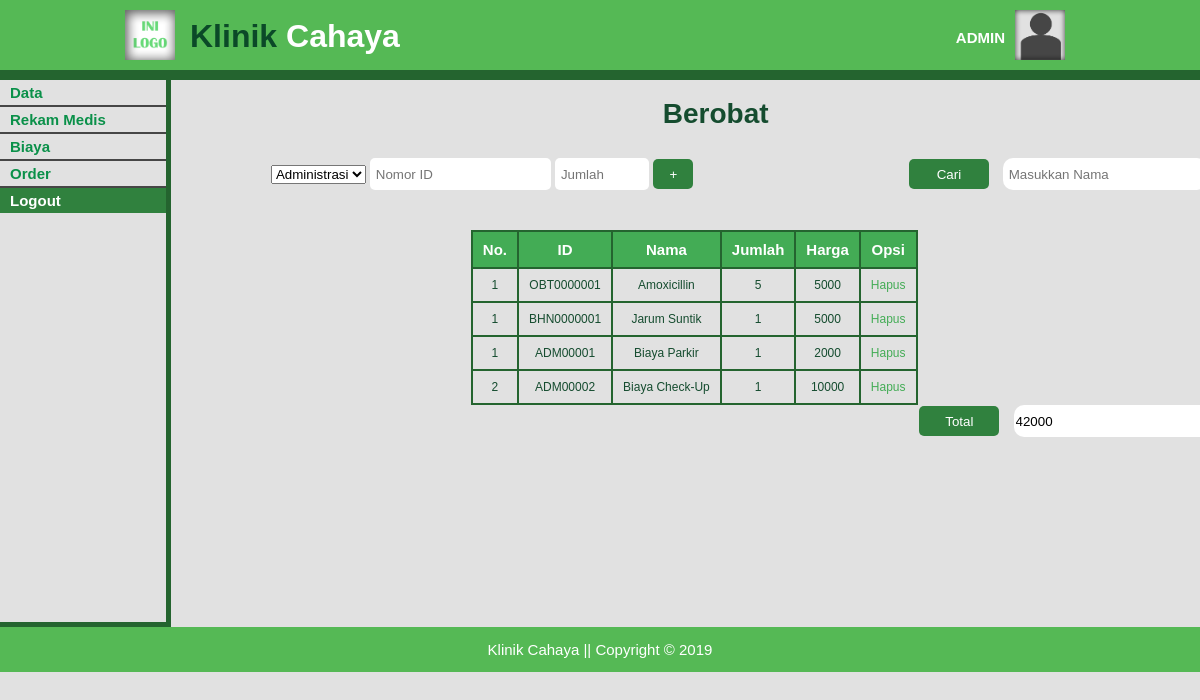
Screenshot of /berobat.php (signed in) with the database file from the repository.
### tables this page shows
CREATE TABLE `obat_detail` (
  `no_obat` varchar(10) DEFAULT NULL,
  `jumlah` int(11) DEFAULT NULL
);

CREATE TABLE `tb_obat` (
  `no_obat` varchar(10) NOT NULL,
  `nama` varchar(20) DEFAULT NULL,
  `stok` int(11) DEFAULT NULL,
  `harga` int(11) DEFAULT NULL,
  `deskripsi` varchar(30) DEFAULT NULL
);

CREATE TABLE `bahan_detail` (
  `no_bahan` varchar(10) DEFAULT NULL,
  `jumlah` int(11) DEFAULT NULL
);

CREATE TABLE `tb_bahan` (
  `no_bahan` varchar(10) NOT NULL,
  `nama` varchar(30) DEFAULT NULL,
  `stok` int(11) DEFAULT NULL,
  `harga` int(11) DEFAULT NULL,
  `deskripsi` varchar(30) DEFAULT NULL
);

CREATE TABLE `adminis_detail` (
  `no_administrasi` varchar(8) NOT NULL,
  `jumlah` int(11) NOT NULL
);

CREATE TABLE `tb_administrasi` (
  `no_administrasi` varchar(8) NOT NULL,
  `nama` varchar(50) DEFAULT NULL,
  `biaya` int(11) DEFAULT NULL
);

### berobat.php (the view, shortened to what this page needs)
<!DOCTYPE html>
<html>
  <head>
    <link rel="stylesheet" href="./css/data-ad2_style.css">
  </head>
  <body>
    <header>
      <div class="container">
        <div id="logo">
          <img src="./img/ini_logo.png" alt="Logo">
          <a href="index-a.php"><span class="hightlight">Klinik</span> Cahaya</a>
        </div>
        <div id="profil">
          <img src="./img/pp.png" alt="Profil">
          <h4>ADMIN</h4>
        </div>
      </div>
    </header>
    <section id="sidemenu">
      <div class="container">
        <ul>
          <li class="main">Data
          </li>
          <li class="main"><a href="data_rm-a.php">Rekam Medis</a></li>
					<li class="main">Biaya
          </li>
          <li class="main"><a href="data_order-a.php">Order</a></li>
          <li id="logout"><a href="logout-action.php">Logout</a></li>
        </ul>
      </div>
    </section>
    <section id="content">
      <div class="container">
        <div class="title">
          <h2>Berobat</h2>
        </div>
        <div class="button">
				 <?php
					 include('connect.php');
					 if(isset($_GET['aksi'])){
						 if($_GET['aksi'] == 'deleteb'){
							 		deleteb($connect);
						 }elseif($_GET['aksi'] == 'deleteo'){
							 		deleteo($connect);
						 }elseif($_GET['aksi'] == 'deletea'){
							 		deletea($connect);
						 }
					 }else{
						 ?>
						 <form class="add" action="" method="post">
							 <select class="jk" name="barang">
								<option value="adminis">Administrasi</option>
							 </select>
	           	<input type="text" name="no" placeholder="&nbsp;Nomor ID">
	 						<input style="width:90px;" type="text" name="jumlah" placeholder="&nbsp;Jumlah">
	 						<input class="submit" style="width:40px;" type="submit" name="tmbh" value="+">
	           </form>
						 <?php
					 }
				 ?>
					<form class="search" action="" method="post">
						<input class="submit" type="submit" name="cariB" value="Cari">
	          <input class="text" type="text" name="cari" placeholder="&nbsp;Masukkan Nama">
					</form>
        </div>
        <br>
        <div class="table">
          <table border=1px>
            <tr>
              <th>No.</th>
              <th>ID</th>
              <th>Nama</th>
              <th>Jumlah</th>
							<th>Harga</th>
              <th>Opsi</th>
            </tr>
						<?php
							$total = 0;
						 ?>
            <?php
              include('connect.php');
							$cari = empty($_POST['cariB']) ? '' : $_POST['cariB'];
							$inputan = empty($_POST['cari']) ? '' : $_POST['cari'];
							if (isset($cari)) {
								if ($inputan != "") {
									$sql = mysqli_query($connect,"SELECT * FROM obat_detail AS od INNER JOIN tb_obat USING(no_obat)  WHERE nama like '%$inputan%'");
								}else{
									$sql = mysqli_query($connect,"SELECT * FROM obat_detail AS od INNER JOIN tb_obat USING(no_obat)");
								}
							}else{
									$sql = mysqli_query($connect,"SELECT * FROM obat_detail AS od INNER JOIN tb_obat USING(no_obat)");
							}
              $no = 1;
              while ($data = mysqli_fetch_array($sql)) {
              ?>
              <tr>
                <td><?php echo $no++; ?></td>
                <td><?php echo $data['no_obat']; ?></td>
                <td><?php echo $data['nama']; ?></td>
                <td><?php echo $data['jumlah']; ?></td>
								<td><?php echo $data['harga']; ?></td>
                <td>
									<?php $total+=($data['jumlah']*$data['harga']) ?>
                  <a class="hapus" href="berobat.php?aksi=deleteo&id=<?php echo $data['no_obat']; ?>">Hapus</a>
                </td>
              </tr>
							<?php  }
							 ?>
							<?php
	              include('connect.php');
								$cari = empty($_POST['cariB']) ? '' : $_POST['cariB'];
								$inputan = empty($_POST['cari']) ? '' : $_POST['cari'];
								if (isset($cari)) {
									if ($inputan != "") {
										$sql = mysqli_query($connect,"SELECT * FROM bahan_detail AS od INNER JOIN tb_bahan USING(no_bahan)  WHERE nama like '%$inputan%'");
									}else{
										$sql = mysqli_query($connect,"SELECT * FROM bahan_detail AS od INNER JOIN tb_bahan USING(no_bahan)");
									}
								}else{
										$sql = mysqli_query($connect,"SELECT * FROM bahan_detail AS od INNER JOIN tb_bahan USING(no_bahan)");
								}
	              $no = 1;
	              while ($data = mysqli_fetch_array($sql)) {
	              ?>
								<tr>
	                <td><?php echo $no++; ?></td>
	                <td><?php echo $data['no_bahan']; ?></td>
	                <td><?php echo $data['nama']; ?></td>
	                <td><?php echo $data['jumlah']; ?></td>
									<td><?php echo $data['harga']; ?></td>
	                <td>
										<?php $total+=($data['jumlah']*$data['harga']) ?>
	                  <a class="hapus" href="berobat.php?aksi=deleteb&id=<?php echo $data['no_bahan']; ?>">Hapus</a>
	                </td>
	              </tr>
		          <?php  }
		           ?>
						 <?php
							 include('connect.php');
							 $cari = empty($_POST['cariB']) ? '' : $_POST['cariB'];
							 $inputan = empty($_POST['cari']) ? '' : $_POST['cari'];
							 if (isset($cari)) {
								 if ($inputan != "") {
									 $sql = mysqli_query($connect,"SELECT * FROM adminis_detail AS od INNER JOIN tb_administrasi USING(no_administrasi)  WHERE nama like '%$inputan%'");
								 }else{
									 $sql = mysqli_query($connect,"SELECT * FROM adminis_detail AS od INNER JOIN tb_administrasi USING(no_administrasi)");
								 }
							 }else{
									 $sql = mysqli_query($connect,"SELECT * FROM adminis_detail AS od INNER JOIN tb_administrasi USING(no_administrasi)");
							 }
							 $no = 1;
							 while ($data = mysqli_fetch_array($sql)) {
							 ?>
							 <tr>
								 <td><?php echo $no++; ?></td>
								 <td><?php echo $data['no_administrasi']; ?></td>
								 <td><?php echo $data['nama']; ?></td>
								 <td><?php echo $data['jumlah']; ?></td>
								 <td><?php echo $data['biaya']; ?></td>
								 <td>
									 <?php $total+=($data['jumlah']*$data['biaya']) ?>
									 <a class="hapus" href="berobat.php?aksi=deletea&id=<?php echo $data['no_administrasi']; ?>">Hapus</a>
								 </td>
							 </tr>
					 <?php  }
						?>
          </table>
        </div>
				<div class="search" action="" method="post">
					<input class="submit" type="submit" name="ttl" value="Total">
					<input class="text" type="text" name="cari" value="<?php echo $total ?>">
				</div>
      </div>
    </section>
    <footer>
      <div class="container">
        <p>Klinik Cahaya || Copyright &copy; 2019</p>
      </div>
    </footer>
  </body>
</html>

### css/data-ad2_style.css (style rules this page uses)
body { background-color: #e1e1e1; font: 15px/1 arial,sans-serif; padding: 0; margin: 0; }
.container { width: 80%; margin: auto; overflow: hidden; }
ul { margin: 0; padding: 0; }
header { padding: 10px 0 10px 0; background-color: #55b955; border-bottom: #24642f 10px solid; color : #ffffff; }
header img { width: 50px; height: 50px; }
header #logo img { float:left; padding-left: 5px; }
header #logo a { text-decoration: none; color: white; font-size: 32px; font-weight: bold; float: left; padding: 10px 0 0 15px; }
header .hightlight { color:#0b4928; }
header #profil img { float: right; padding-right: 15px; }
header #profil h4 { float:right; margin: 0; padding: 20px 10px 0 0; }
#sidemenu { padding: 0 0 0 0; color: #0a9049; font-size: 15px; font-weight: bold; float: left; }
#sidemenu .container { width: 150%; margin: auto; left: auto; right: auto; min-height: 542px; border-right: #24642f 5px solid; border-bottom: #24642f 5px solid; }
#sidemenu .main { border-bottom: #464646 2px solid; }
#sidemenu ul li { padding: 5px 0 5px 10px;; }
#sidemenu a { text-decoration: none; color: #0a9049; }
#logout { background-color: #30813e; }
#logout a { color: #ffffff; }
#content { margin: 0; padding: 0 0 0 60px; min-height: 542px; color:#154c2f; text-align: center; float: left; }
#content .container { width:126%; margin:auto; min-height: 500px; }
#content .title { width: 85%; padding: 20px 0 20px 100px; margin: 0; }
#content .button { width: 99%; padding-top: 20px; text-align: right; margin: 0 0 0 0; padding: 10px 0 0 0; }
.add { float: left; margin-left: 100px; }
.add input { border-radius: 5px; border: none; height:30px; }
.search { float: right; }
.submit { background-color: #30813e; color: #ffffff; width: 80px; height: 30px; border: none; border-radius: 5px; margin: 0 10px 0 0; }
.text { border: none; width: 200px; height: 30px; border-radius: 10px; }
#content .title h2 { font-size: 28px; margin: 0; padding: 0; }
#content .table { width:100%; margin: 0; padding: 40px 0 0 0; text-align: -webkit-center; clear: both; }
table { border-collapse: collapse; }
table th, td { border: 2px solid #24642f; padding: 10px; text-align: center; }
th { background-color: #43ac55; color: #ffffff; }
td { font-size: 12px; }
td a { text-decoration: none; color: #43ac55; }
footer { clear: both; background-color: #55b955; text-align: center; color: #ffffff; }

### rows the page displays
obat_detail: no_obat "OBT0000001", no_obat.nama "Amoxicillin", jumlah "5", no_obat.harga "5000"
bahan_detail: no_bahan "BHN0000001", no_bahan.nama "Jarum Suntik", jumlah "1", no_bahan.harga "5000"
adminis_detail: no_administrasi "ADM00001", no_administrasi.nama "Biaya Parkir", jumlah "1", no_administrasi.biaya "2000"
adminis_detail: no_administrasi "ADM00002", no_administrasi.nama "Biaya Check-Up", jumlah "1", no_administrasi.biaya "10000"
